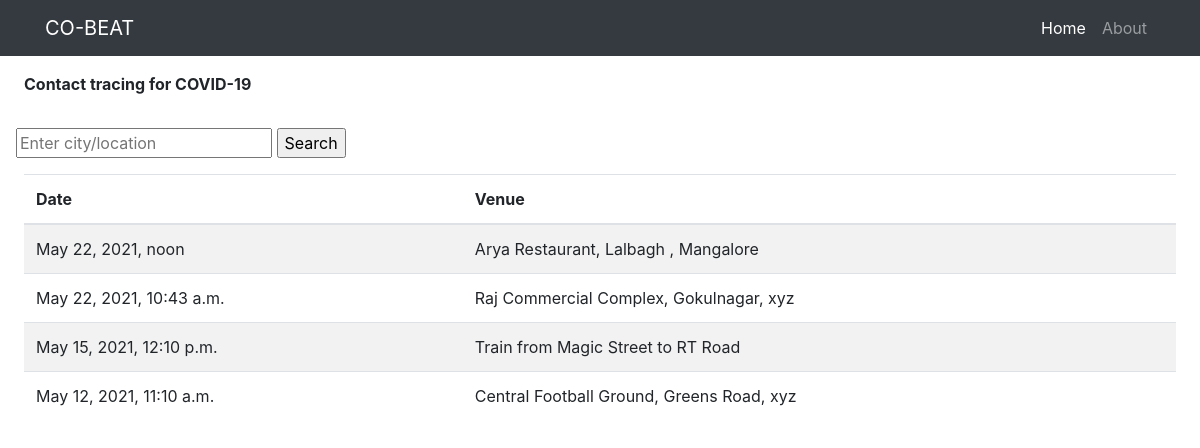
Page /contact-tracing-alerts/ on the committed database.
### CO_BEAT_Webapp/models.py (models this page shows, shortened)
class Alerts(models.Model):
    time_date = models.DateTimeField()
    venue = models.CharField(max_length=1000)

### CO_BEAT_Webapp/views.py (the view)
# urls.py: path('contact-tracing-alerts/',views.contact_tracing,name='contact_tracing')
def contact_tracing(request):
    if request.method=="POST":
        place = request.POST['placeName']
        alerts = Alerts.objects.filter(venue__contains=place).order_by('-time_date')
    else:
        alerts = Alerts.objects.order_by('-time_date')
    data = {
        "alert": alerts
    }
    return render(request,'contact_tracing_alerts.html', data)

### CO_BEAT_Webapp/templates/contact_tracing_alerts.html (shortened to what this page needs)
<!DOCTYPE html>
<html lang="en">
<head>
    <link rel="stylesheet" href="https://maxcdn.bootstrapcdn.com/bootstrap/4.0.0/css/bootstrap.min.css"
>
</head>
<body>
    {% include 'navbar.html' %}
    <p class="font-weight-bold mt-3 pl-4">Contact tracing for COVID-19</p>
    <form method="post" enctype="multipart/form-data">
        <div class="p-3">
            <input id="searchtext" type="text" name="placeName" placeholder="Enter city/location">
            <input type="submit" name="submit" value="Search">
        </div>
    </form>
    <div class="px-4">
        <table class="table table-striped">
            <thead>
                <tr>
                    <th scope="col">Date</th>
                    <th scope="col">Venue</th>
                </tr>
            </thead>
            <tbody>
                {% for a in alert %}
                <tr>
                    <td>{{ a.time_date}}</td>
                    <td>{{ a.venue }}</td>
                </tr>
                {% endfor %}
            </tbody>
        </table>
    </div>
</body>
</html>

### CO_BEAT_Webapp/templates/navbar.html (shortened to what this page needs)
<nav class="navbar navbar-expand-lg navbar-dark bg-dark">
    <div class="container">
        <a class="navbar-brand" href="#!">CO-BEAT</a>
        <div class="collapse navbar-collapse" id="navbarResponsive">
            <ul class="navbar-nav ml-auto">
                <li class="nav-item active">
                    <a class="nav-link" href="/">
                        Home
                    </a>
                </li>
                <li class="nav-item"><a class="nav-link" href="#!">About</a></li>
            </ul>
        </div>
    </div>
</nav>

### rows in the picture
Alerts: time_date "May 22, 2021, noon", venue "Arya Restaurant, Lalbagh , Mangalore"
Alerts: time_date "May 22, 2021, 10:43 a.m.", venue "Raj Commercial Complex, Gokulnagar, xyz"
Alerts: time_date "May 15, 2021, 12:10 p.m.", venue "Train from Magic Street to RT Road"
Alerts: time_date "May 12, 2021, 11:10 a.m.", venue "Central Football Ground, Greens Road, xyz"
